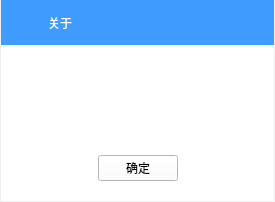
<?xml version="1.0" encoding="UTF-8"?>
<ui version="4.0">
 <class>FormAbort</class>
 <widget class="QWidget" name="FormAbort">
  <property name="geometry">
   <rect>
    <x>0</x>
    <y>0</y>
    <width>275</width>
    <height>202</height>
   </rect>
  </property>
  <property name="windowTitle">
   <string>FormAbort</string>
  </property>
  <property name="styleSheet">
   <string notr="true">QWidget#FormAbort{background-color: rgb(63, 155, 253)};
</string>
  </property>
  <layout class="QVBoxLayout" name="verticalLayout_3">
   <property name="spacing">
    <number>0</number>
   </property>
   <property name="leftMargin">
    <number>1</number>
   </property>
   <property name="topMargin">
    <number>0</number>
   </property>
   <property name="rightMargin">
    <number>1</number>
   </property>
   <property name="bottomMargin">
    <number>1</number>
   </property>
   <item>
    <widget class="QWidget" name="widgetTitle" native="true">
     <property name="minimumSize">
      <size>
       <width>0</width>
       <height>45</height>
      </size>
     </property>
     <property name="maximumSize">
      <size>
       <width>16777215</width>
       <height>45</height>
      </size>
     </property>
     <property name="styleSheet">
      <string notr="true">background-color: rgb(63, 155, 253);</string>
     </property>
     <layout class="QHBoxLayout" name="horizontalLayout_4" stretch="0,1,0">
      <item>
       <widget class="QLabel" name="label_14">
        <property name="minimumSize">
         <size>
          <width>30</width>
          <height>0</height>
         </size>
        </property>
        <property name="styleSheet">
         <string notr="true">image: url(:/icon/logo.png);</string>
        </property>
        <property name="text">
         <string/>
        </property>
       </widget>
      </item>
      <item>
       <widget class="QLabel" name="labelTip_2">
        <property name="styleSheet">
         <string notr="true">font: 12pt &quot;微软雅黑&quot;;
color: rgb(254, 254, 254);</string>
        </property>
        <property name="text">
         <string>关于</string>
        </property>
       </widget>
      </item>
      <item>
       <widget class="QPushButton" name="pushButtonClose">
        <property name="minimumSize">
         <size>
          <width>30</width>
          <height>30</height>
         </size>
        </property>
        <property name="maximumSize">
         <size>
          <width>30</width>
          <height>30</height>
         </size>
        </property>
        <property name="styleSheet">
         <string notr="true">background-image: url(:/icon/logo/close1.png);</string>
        </property>
        <property name="text">
         <string/>
        </property>
        <property name="flat">
         <bool>true</bool>
        </property>
       </widget>
      </item>
     </layout>
    </widget>
   </item>
   <item>
    <widget class="QWidget" name="widgetCenter" native="true">
     <property name="styleSheet">
      <string notr="true">
    background-color: rgb(255, 255, 255);</string>
     </property>
     <layout class="QVBoxLayout" name="verticalLayout" stretch="1,0">
      <property name="spacing">
       <number>0</number>
      </property>
      <property name="leftMargin">
       <number>20</number>
      </property>
      <property name="topMargin">
       <number>20</number>
      </property>
      <property name="rightMargin">
       <number>20</number>
      </property>
      <property name="bottomMargin">
       <number>20</number>
      </property>
      <item>
       <layout class="QHBoxLayout" name="horizontalLayout">
        <item>
         <widget class="QLabel" name="label">
          <property name="maximumSize">
           <size>
            <width>50</width>
            <height>50</height>
           </size>
          </property>
          <property name="styleSheet">
           <string notr="true">image: url(:/icon/logo.png);</string>
          </property>
          <property name="text">
           <string/>
          </property>
         </widget>
        </item>
        <item>
         <widget class="QLabel" name="labelTip">
          <property name="text">
           <string/>
          </property>
         </widget>
        </item>
       </layout>
      </item>
      <item>
       <layout class="QHBoxLayout" name="horizontalLayout_2">
        <property name="topMargin">
         <number>10</number>
        </property>
        <item>
         <spacer name="horizontalSpacer">
          <property name="orientation">
           <enum>Qt::Horizontal</enum>
          </property>
          <property name="sizeHint" stdset="0">
           <size>
            <width>40</width>
            <height>20</height>
           </size>
          </property>
         </spacer>
        </item>
        <item>
         <widget class="QPushButton" name="pushButtonOK">
          <property name="maximumSize">
           <size>
            <width>80</width>
            <height>16777215</height>
           </size>
          </property>
          <property name="styleSheet">
           <string notr="true">QPushButton {
      border-radius: 3px;
      color:white;
      background-color: rgb(63, 155, 253);
      min-width: 80px;
      min-height: 25px;
  };</string>
          </property>
          <property name="text">
           <string>确定</string>
          </property>
         </widget>
        </item>
        <item>
         <spacer name="horizontalSpacer_2">
          <property name="orientation">
           <enum>Qt::Horizontal</enum>
          </property>
          <property name="sizeHint" stdset="0">
           <size>
            <width>40</width>
            <height>20</height>
           </size>
          </property>
         </spacer>
        </item>
       </layout>
      </item>
     </layout>
    </widget>
   </item>
  </layout>
 </widget>
 <layoutdefault spacing="6" margin="11"/>
 <resources>
  <include location="KeyRecorder.qrc"/>
 </resources>
 <connections/>
</ui>
